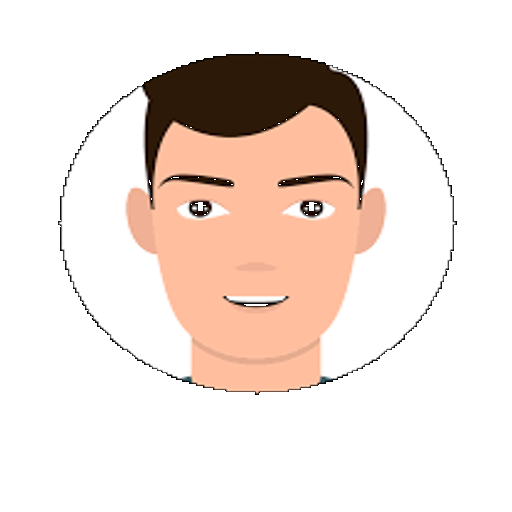
#> input picture New.png, 512 x 512 px, given in place of avatar.png, which was not available
$ python avatar.py
#> lines starting #> are read from the running program, lines starting #| are printed output that depends on the picture; after the words box and inside, x2 and y2 are one past the last pixel; in counts of white or black regions, pixels touching at a corner belong together; pictures that were not available may be replaced by others from this repository, and a replacement may not be noted
import cv2
import numpy as np
from PIL import Image

def detect_and_mask_faces(image_path):
#> called with image_path = 'avatar.png'
    image = cv2.imread(image_path)
#> image is the input picture: shape (512, 512, 3); mean B, G, R 220.3, 226.9, 239.4
    face_cascade = cv2.CascadeClassifier(cv2.data.haarcascades + 'haarcascade_frontalface_default.xml')

    gray = cv2.cvtColor(image, cv2.COLOR_BGR2GRAY)
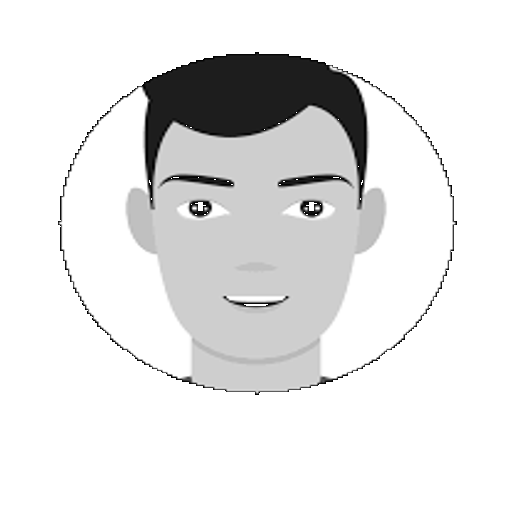
#> gray: shape (512, 512); min 0, max 255, mean 229.8
    faces = face_cascade.detectMultiScale(gray, scaleFactor=1.1, minNeighbors=5, minSize=(30, 30))
#> faces = [[109, 82, 301, 301]]

    mask = np.zeros_like(image)

    for (x, y, w, h) in faces:
        center = (x + w // 2, y + h // 2)
        radius = max(w, h) // 2
        cv2.circle(mask, center, radius, (255, 255, 255), -1)
#> this loop made 1 pass
#> (x, y, w, h, center, radius) on pass 1: (109, 82, 301, 301, (259, 232), 150)
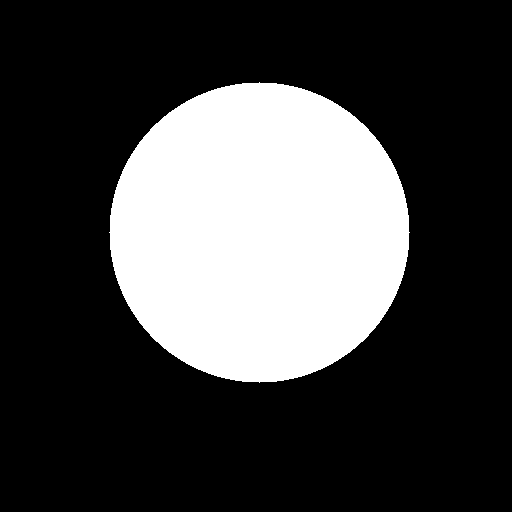
#> mask: shape (512, 512, 3); 27% white; 1 white region, box (x1, y1, x2, y2) and area: (109, 82, 410, 383) 70681

    result = cv2.bitwise_and(image, mask)
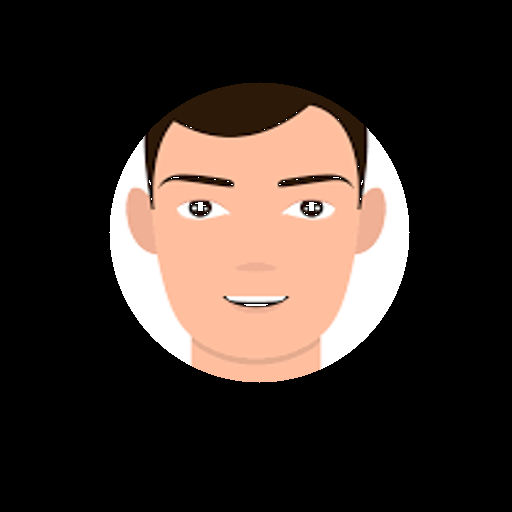
#> result: shape (512, 512, 3); mean B, G, R 43, 49, 60.6
    return result

def save_image(image, output_path):
    cv2.imwrite(output_path, image)

def convert_image_to_rgba(input_path, output_path):
#> called with input_path = 'resized_image.png', output_path = 'final_image.png'
    img = Image.open(input_path)
    img = img.convert("RGBA")
    datas = img.getdata()
    new_data = [(255, 255, 255, 0) if item[0] == 0 and item[1] == 0 and item[2] == 0 else item for item in datas]
#> new_data = 262144 items
    img.putdata(new_data)
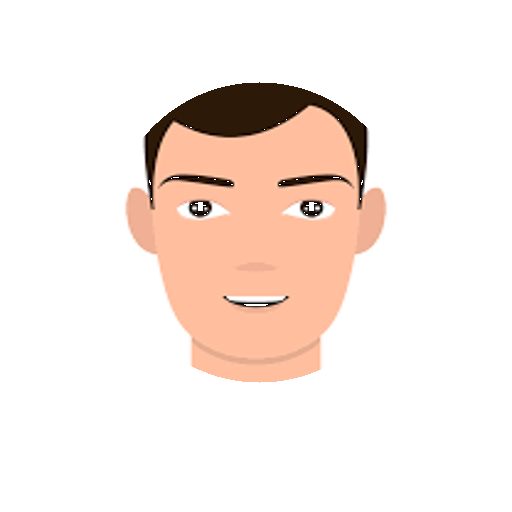
#> img: PIL image 512x512 RGBA; mean R, G, B, A 246.8, 235.2, 229.3, 68.8; transparent parts drawn white
    img.save(output_path, "PNG")
    print("Image conversion to RGBA completed successfully.")

def resize_image(input_path, output_path, size):
    original_image = Image.open(input_path)
    resized_image = original_image.resize(size)
    resized_image.save(output_path)
    print(f"Image resized to {size} and saved to {output_path}.")

if __name__ == "__main__":
    input_image_path = 'avatar.png'
    masked_image_path = 'masked_image.png'
    resized_image_path = 'resized_image.png'
    final_image_path = 'final_image.png'

    masked_image = detect_and_mask_faces(input_image_path)
    save_image(masked_image, masked_image_path)

    resize_size = (512, 512)
    resize_image(masked_image_path, resized_image_path, resize_size)

    convert_image_to_rgba(resized_image_path, final_image_path)
